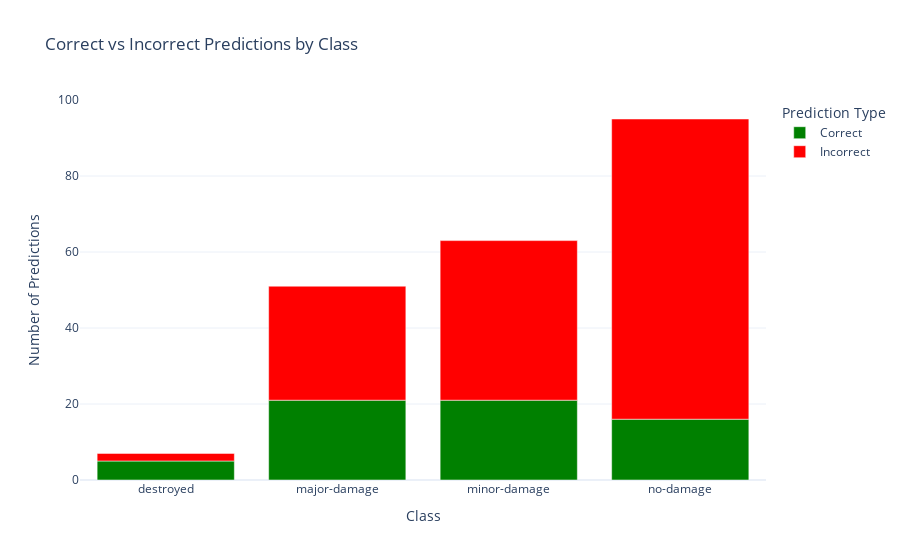

The notebook cell saved with this chart:
### Code cell
import pandas as pd
import plotly.express as px

# Creating DataFrame using comprehensions
plot_df = pd.DataFrame(
    {
        "Class": [k for k in y.keys()],
        "Correct": [v["correct"] for v in y.values()],
        "Incorrect": [v["total"] - v["correct"] for v in y.values()],
    }
)

# Plotting the stacked bar chart
fig = px.bar(
    plot_df,
    x="Class",
    y=["Correct", "Incorrect"],
    labels={"value": "Number of Predictions", "variable": "Prediction Type"},
    color_discrete_map={"Correct": "green", "Incorrect": "red"},
    title="Correct vs Incorrect Predictions by Class",
    template='plotly_white'
)

fig.show()

### Figure 1 — Plotly figure (JSON) as saved in the notebook; plotly's stock layout.template omitted (floating-point values rounded to 4 significant figures)
{"data": [{"alignmentgroup": "True", "hovertemplate": "Prediction Type=Correct<br>Class=%{x}<br>Number of Predictions=%{y}<extra></extra>", "legendgroup": "Correct", "marker": {"color": "green", "pattern": {"shape": ""}}, "name": "Correct", "offsetgroup": "Correct", "orientation": "v", "showlegend": true, "textposition": "auto", "type": "bar", "x": ["destroyed", "major-damage", "minor-damage", "no-damage"], "xaxis": "x", "y": [5, 21, 21, 16], "yaxis": "y"}, {"alignmentgroup": "True", "hovertemplate": "Prediction Type=Incorrect<br>Class=%{x}<br>Number of Predictions=%{y}<extra></extra>", "legendgroup": "Incorrect", "marker": {"color": "red", "pattern": {"shape": ""}}, "name": "Incorrect", "offsetgroup": "Incorrect", "orientation": "v", "showlegend": true, "textposition": "auto", "type": "bar", "x": ["destroyed", "major-damage", "minor-damage", "no-damage"], "xaxis": "x", "y": [2, 30, 42, 79], "yaxis": "y"}], "layout": {"barmode": "relative", "legend": {"title": {"text": "Prediction Type"}, "tracegroupgap": 0}, "title": {"text": "Correct vs Incorrect Predictions by Class"}, "xaxis": {"anchor": "y", "domain": [0, 1], "title": {"text": "Class"}}, "yaxis": {"anchor": "x", "domain": [0, 1], "title": {"text": "Number of Predictions"}}}}
